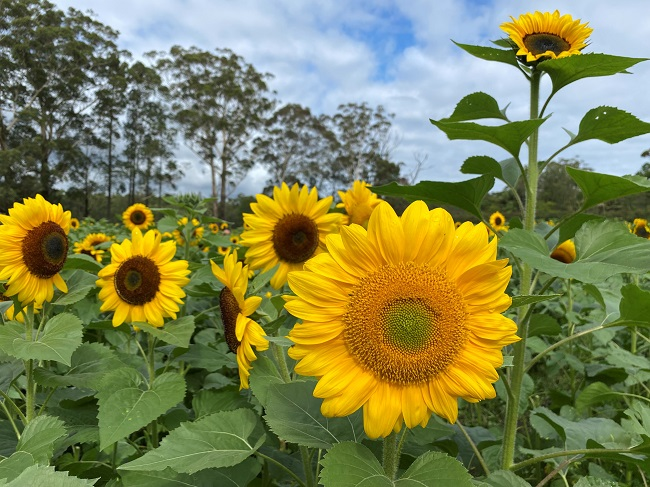
#> input picture sunflower.jpg, 650 x 487 px
$ python zad6.py
#> lines starting #> are read from the running program, lines starting #| are printed output that depends on the picture; after the words box and inside, x2 and y2 are one past the last pixel; in counts of white or black regions, pixels touching at a corner belong together
import cv2
import numpy as np

image = cv2.imread("sunflower.jpg")
#> image is the input picture: shape (487, 650, 3); mean B, G, R 81.7, 131.3, 127.6
cv2.imshow("og",image)
mask = np.zeros(image.shape[:2],dtype=np.uint8)
blurred_background = cv2.GaussianBlur(image, (21, 21), 0)
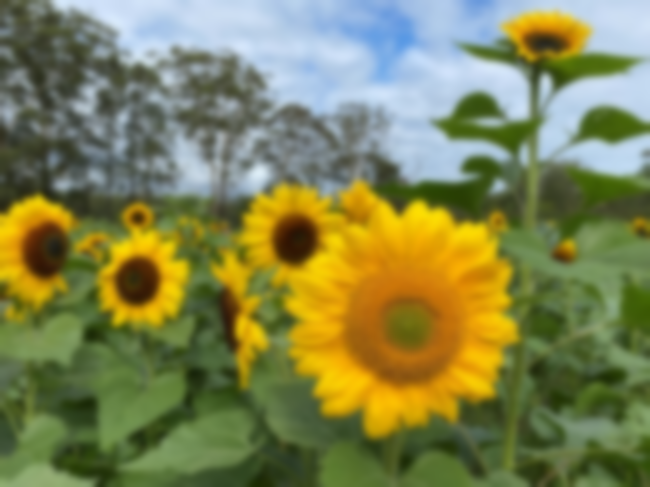
#> blurred_background: shape (487, 650, 3); mean B, G, R 81.7, 131.3, 127.6

height, width = mask.shape
#> height = 487; width = 650

cv2.circle(mask,((width//2) + 100,height//2 +60),120,255,-1)
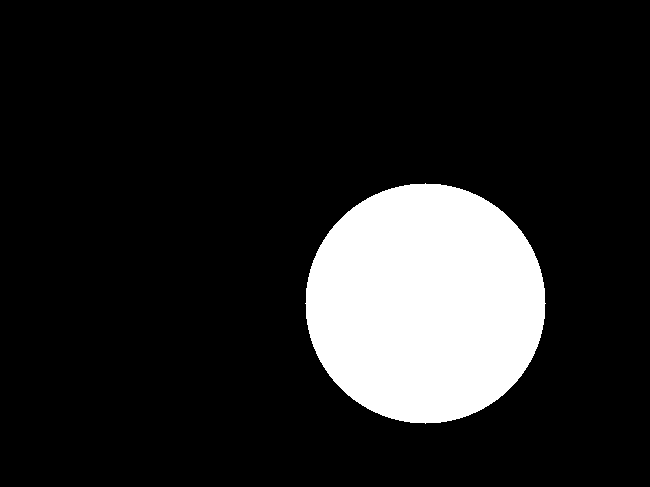
#> mask: shape (487, 650); 14.3% white; 1 white region, box (x1, y1, x2, y2) and area: (305, 183, 546, 424) 45225
masked = cv2.bitwise_and(image, image, mask=mask)
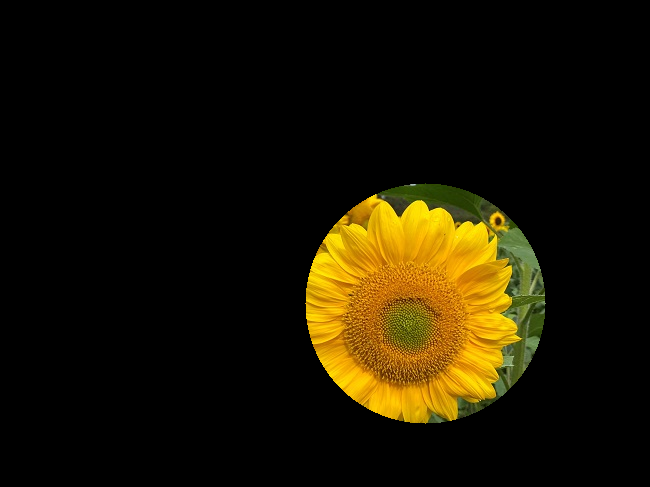
#> masked: shape (487, 650, 3); mean B, G, R 1.9, 19.9, 26.4
inverse_mask = cv2.bitwise_not(mask)
background = cv2.bitwise_and(blurred_background,blurred_background,mask=inverse_mask)
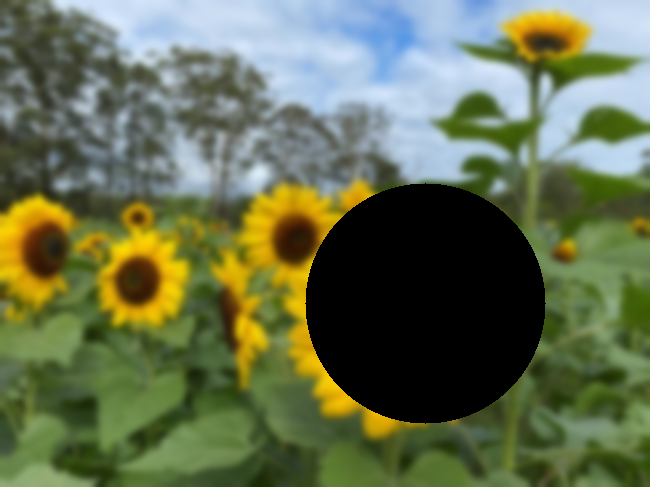
#> background: shape (487, 650, 3); mean B, G, R 79.8, 111.5, 101.3
res = cv2.add(masked,background)
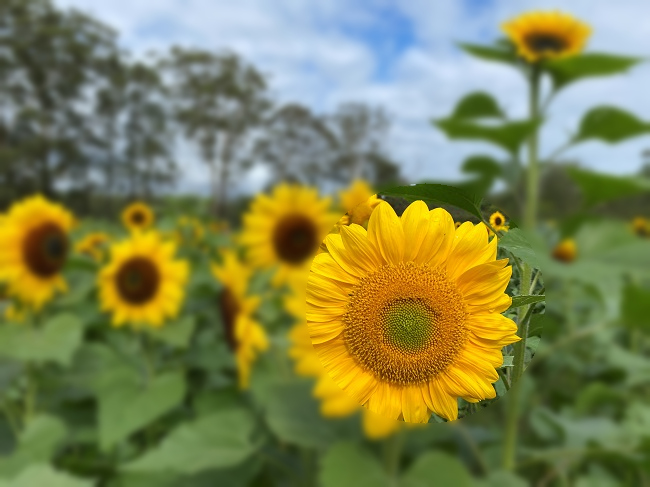
#> res: shape (487, 650, 3); mean B, G, R 81.7, 131.3, 127.7
cv2.imshow("result", res)
cv2.waitKey(0)
